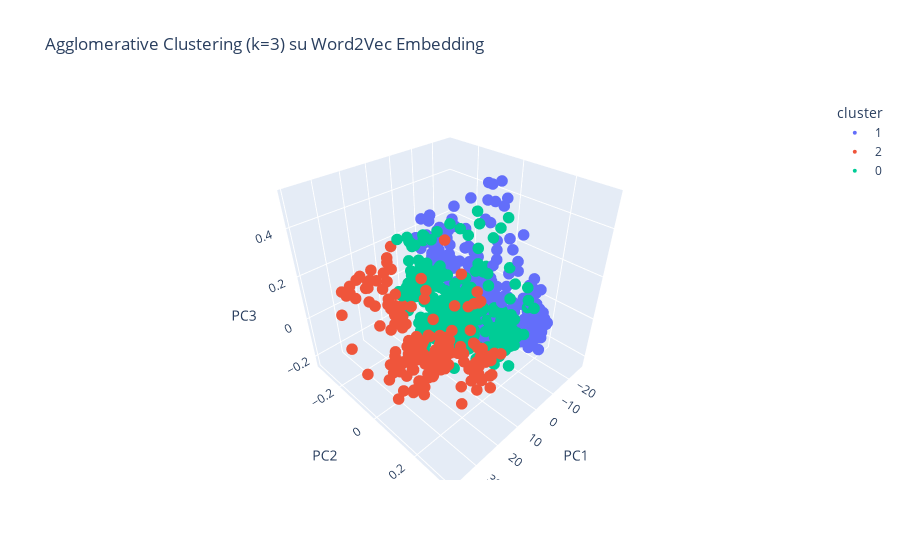

Notebook cell for this chart:
### Code cell
pca = PCA(n_components=3, random_state=42)
coords3d = pca.fit_transform(df_emb)
df_plot = pd.DataFrame(coords3d, columns=['PC1','PC2','PC3'])
df_plot['cluster'] = user['cluster_agg'].astype(str)

fig = px.scatter_3d(df_plot,
                    x='PC1', y='PC2', z='PC3',
                    color='cluster',
                    title=f'Agglomerative Clustering (k={best_k}) su Word2Vec Embedding')
fig.update_traces(marker=dict(size=4))
fig.show()

### Figure 1 — Plotly figure (JSON) as saved in the notebook; plotly's stock layout.template omitted (floating-point values rounded to 4 significant figures; data arrays with more than 128 entries replaced by an {"elided": "..."} marker saying what was removed)
{"data": [{"hovertemplate": "cluster=1<br>PC1=%{x}<br>PC2=%{y}<br>PC3=%{z}<extra></extra>", "legendgroup": "1", "marker": {"color": "#636efa", "size": 4, "symbol": "circle"}, "mode": "markers", "name": "1", "scene": "scene", "showlegend": true, "type": "scatter3d", "x": {"elided": "409 float values"}, "y": {"elided": "409 float values"}, "z": {"elided": "409 float values"}}, {"hovertemplate": "cluster=2<br>PC1=%{x}<br>PC2=%{y}<br>PC3=%{z}<extra></extra>", "legendgroup": "2", "marker": {"color": "#EF553B", "size": 4, "symbol": "circle"}, "mode": "markers", "name": "2", "scene": "scene", "showlegend": true, "type": "scatter3d", "x": {"elided": "190 float values"}, "y": {"elided": "190 float values"}, "z": {"elided": "190 float values"}}, {"hovertemplate": "cluster=0<br>PC1=%{x}<br>PC2=%{y}<br>PC3=%{z}<extra></extra>", "legendgroup": "0", "marker": {"color": "#00cc96", "size": 4, "symbol": "circle"}, "mode": "markers", "name": "0", "scene": "scene", "showlegend": true, "type": "scatter3d", "x": {"elided": "344 float values"}, "y": {"elided": "344 float values"}, "z": {"elided": "344 float values"}}], "layout": {"legend": {"title": {"text": "cluster"}, "tracegroupgap": 0}, "scene": {"domain": {"x": [0, 1], "y": [0, 1]}, "xaxis": {"title": {"text": "PC1"}}, "yaxis": {"title": {"text": "PC2"}}, "zaxis": {"title": {"text": "PC3"}}}, "title": {"text": "Agglomerative Clustering (k=3) su Word2Vec Embedding"}}}
